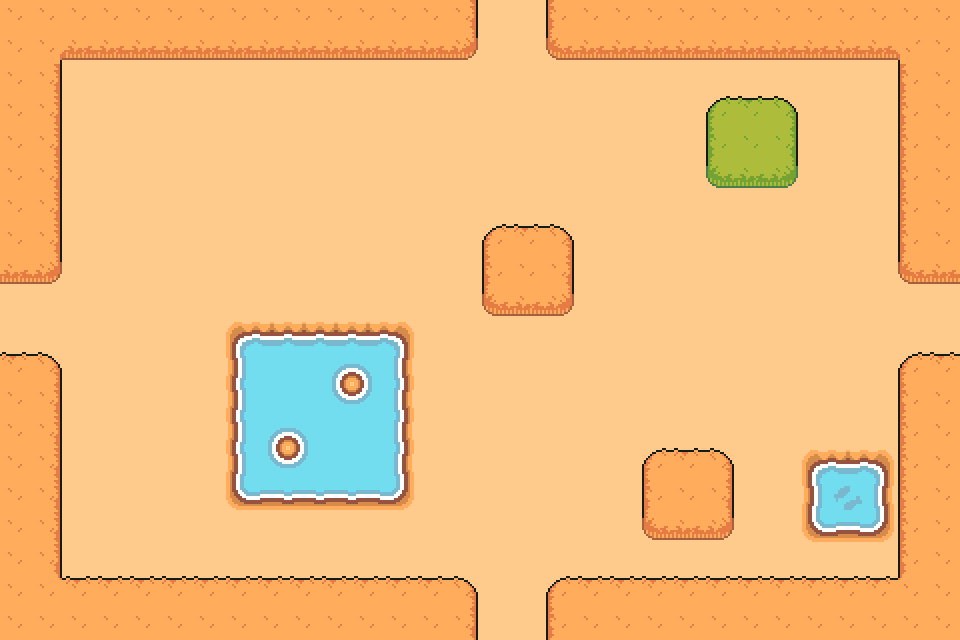

The image is a tile-based game level rendered from a .tmx file. Its description and complete source (layers, tilesets, objects, tile grids) follow:
An orthogonal 30x20 tile map with 32x32 px tiles, 3 tile layers (Floor, FloorObjects, Walls), 3 tilesets and 19 objects (11x wall, 4x warp, 2x water, spawn-point, item).

<map version="1.10" tiledversion="1.10.2" orientation="orthogonal" renderorder="right-down" width="30" height="20" tilewidth="32" tileheight="32" infinite="0" nextlayerid="5" nextobjectid="28">
 <editorsettings>
  <export format="json" />
 </editorsettings>
 <tileset firstgid="1" name="TilesetFloor" tilewidth="32" tileheight="32" tilecount="30" columns="5">
  <image source="assets/TilesetField.png" width="160" height="192" />
 </tileset>
 <tileset firstgid="31" name="TilesetFloor" tilewidth="32" tileheight="32" tilecount="572" columns="22">
  <image source="assets/TilesetFloor.png" width="704" height="834" />
 </tileset>
 <tileset firstgid="603" name="TilesetWater" tilewidth="32" tileheight="32" tilecount="476" columns="28">
  <image source="assets/TilesetWater.png" width="896" height="544" />
  <tile id="123">
   <animation>
    <frame tileid="123" duration="600" />
    <frame tileid="67" duration="600" />
   </animation>
  </tile>
 </tileset>
 <layer id="1" name="Floor" width="30" height="20">
  <data encoding="csv">
54,54,54,54,54,54,54,54,54,54,54,54,54,54,54,54,54,54,54,54,54,54,54,54,54,54,54,54,54,54,
54,54,54,54,54,54,54,54,54,54,54,54,54,54,54,54,54,54,54,54,54,54,54,54,54,54,54,54,54,54,
54,54,54,54,54,54,54,54,54,54,54,54,54,54,54,54,54,54,54,54,54,54,54,54,54,54,54,54,54,54,
54,54,54,54,54,54,54,54,54,54,54,54,54,54,54,54,54,54,54,54,54,54,54,54,54,54,54,54,54,54,
54,54,54,54,54,54,54,54,54,54,54,54,54,54,54,54,54,54,54,54,54,54,54,54,54,54,54,54,54,54,
54,54,54,54,54,54,54,54,54,54,54,54,54,54,54,54,54,54,54,54,54,54,54,54,54,54,54,54,54,54,
54,54,54,54,54,54,54,54,54,54,54,54,54,54,54,54,54,54,54,54,54,54,54,54,54,54,54,54,54,54,
54,54,54,54,54,54,54,54,54,54,54,54,54,54,54,54,54,54,54,54,54,54,54,54,54,54,54,54,54,54,
54,54,54,54,54,54,54,54,54,54,54,54,54,54,54,54,54,54,54,54,54,54,54,54,54,54,54,54,54,54,
54,54,54,54,54,54,54,54,54,54,54,54,54,54,54,54,54,54,54,54,54,54,54,54,54,54,54,54,54,54,
54,54,54,54,54,54,54,603,604,604,604,604,605,54,54,54,54,54,54,54,54,54,54,54,54,54,54,54,54,54,
54,54,54,54,54,54,54,631,632,632,636,637,633,177,54,54,54,54,54,54,54,54,54,54,54,54,54,54,54,54,
54,54,54,54,54,54,54,631,632,632,664,665,633,177,54,54,54,54,54,54,54,54,54,54,54,54,54,54,54,54,
54,54,54,54,54,54,54,631,636,637,632,632,633,177,54,54,54,54,54,54,54,54,54,54,54,54,54,54,54,54,
54,54,54,54,54,54,54,631,664,665,632,632,633,177,54,54,54,54,54,54,54,54,54,54,54,603,604,605,54,54,
54,54,54,54,54,54,54,659,660,660,660,660,661,54,54,54,54,54,54,54,54,54,54,54,54,631,726,633,54,54,
54,54,54,54,54,54,54,54,54,54,54,54,54,54,54,54,54,54,54,54,54,54,54,54,54,659,660,661,54,54,
54,54,54,54,54,54,54,54,54,54,54,54,54,54,54,54,54,54,54,54,54,54,54,54,54,54,54,54,54,54,
54,54,54,54,54,54,54,54,54,54,54,54,54,54,54,54,54,54,54,54,54,54,54,54,54,54,54,54,54,54,
54,54,54,54,54,54,54,54,54,54,54,54,54,54,54,54,54,54,54,54,54,54,54,54,54,54,54,54,54,54
</data>
 </layer>
 <layer id="4" name="FloorObjects" width="30" height="20">
  <data encoding="csv">
0,0,0,0,0,0,0,0,0,0,0,0,0,0,0,0,0,0,0,0,0,0,0,0,0,0,0,0,0,0,
0,0,0,0,0,0,0,0,0,0,0,0,0,0,0,0,0,0,0,0,0,0,0,0,0,0,0,0,0,0,
0,0,0,0,0,0,0,0,0,0,0,0,0,0,0,0,0,0,0,0,0,0,0,0,0,0,0,0,0,0,
0,0,0,0,0,0,0,0,0,0,0,0,0,0,0,0,0,0,0,0,0,0,0,0,0,0,0,0,0,0,
0,0,0,0,0,0,0,0,0,0,0,0,0,0,0,0,0,0,0,0,0,0,0,0,0,0,0,0,0,0,
0,0,0,0,0,0,0,0,0,0,0,0,0,0,0,0,0,0,0,0,0,0,0,0,0,0,0,0,0,0,
0,0,0,0,0,0,0,0,0,0,0,0,0,0,0,0,0,0,0,0,0,0,0,0,0,0,0,0,0,0,
0,0,0,0,0,0,0,0,0,0,0,0,0,0,0,0,0,0,0,0,0,0,0,0,0,0,0,0,0,0,
0,0,0,0,0,0,0,0,0,0,0,0,0,0,0,0,0,0,0,0,0,0,0,0,0,0,0,0,0,0,
0,0,0,0,0,0,0,0,0,0,0,0,0,0,0,0,0,0,0,0,0,0,0,0,0,0,0,0,0,0,
0,0,0,0,0,0,0,0,0,0,0,0,0,0,0,0,0,0,0,0,0,0,0,0,0,0,0,0,0,0,
0,0,0,0,0,0,0,0,0,0,0,0,0,0,0,0,0,0,0,0,0,0,0,0,0,0,0,0,0,0,
0,0,0,0,0,0,0,0,0,0,0,0,0,0,0,0,0,0,0,0,0,0,0,0,0,0,0,0,0,0,
0,0,0,0,0,0,0,0,0,0,0,0,0,0,0,0,0,0,0,0,0,0,0,0,0,0,0,0,0,0,
0,0,0,0,0,0,0,0,0,0,0,0,0,0,0,0,0,0,0,0,0,0,0,0,0,0,0,0,0,0,
0,0,0,0,0,0,0,0,0,0,0,0,0,0,0,0,0,0,0,0,0,0,0,0,0,0,0,0,0,0,
0,0,0,0,0,0,0,0,0,0,0,0,0,0,0,0,0,0,0,0,0,0,0,0,0,0,0,0,0,0,
0,0,0,0,0,0,0,0,0,0,0,0,0,0,0,0,0,0,0,0,0,0,0,0,0,0,0,0,0,0,
0,0,0,0,0,0,0,0,0,0,0,0,0,0,0,0,0,0,0,0,0,0,0,0,0,0,0,0,0,0,
0,0,0,0,0,0,0,0,0,0,0,0,0,0,0,0,0,0,0,0,0,0,0,0,0,0,0,0,0,0
</data>
 </layer>
 <layer id="2" name="Walls" width="30" height="20">
  <data encoding="csv">
7,7,7,7,7,7,7,7,7,7,7,7,7,7,8,0,0,6,7,7,7,7,7,7,7,7,7,7,7,7,
7,10,12,12,12,12,12,12,12,12,12,12,12,12,13,0,0,11,12,12,12,12,12,12,12,12,12,12,9,7,
7,8,0,0,0,0,0,0,0,0,0,0,0,0,0,0,0,0,0,0,0,0,0,0,0,0,0,0,6,7,
7,8,0,0,0,0,0,0,0,0,0,0,0,0,0,0,0,0,0,0,0,0,16,17,18,0,0,0,6,7,
7,8,0,0,0,0,0,0,0,0,0,0,0,0,0,0,0,0,0,0,0,0,21,22,23,0,0,0,6,7,
7,8,0,0,0,0,0,0,0,0,0,0,0,0,0,0,0,0,0,0,0,0,26,27,28,0,0,0,6,7,
7,8,0,0,0,0,0,0,0,0,0,0,0,0,0,0,0,0,0,0,0,0,0,0,0,0,0,0,6,7,
7,8,0,0,0,0,0,0,0,0,0,0,0,0,0,1,2,3,0,0,0,0,0,0,0,0,0,0,6,7,
12,13,0,0,0,0,0,0,0,0,0,0,0,0,0,6,7,8,0,0,0,0,0,0,0,0,0,0,11,12,
0,0,0,0,0,0,0,0,0,0,0,0,0,0,0,11,12,13,0,0,0,0,0,0,0,0,0,0,0,0,
0,0,0,0,0,0,0,0,0,0,0,0,0,54,0,0,0,0,0,0,0,0,0,0,0,0,0,0,0,0,
2,3,0,0,0,0,0,0,0,0,0,0,0,54,0,0,0,0,0,0,0,0,0,0,0,0,0,0,1,2,
7,8,0,0,0,0,0,0,0,0,0,0,0,54,0,0,0,0,0,0,0,0,0,0,0,0,0,0,6,7,
7,8,0,0,0,0,0,0,0,0,0,0,0,54,0,0,0,0,0,0,0,0,0,0,0,0,0,0,6,7,
7,8,0,0,0,0,0,0,0,0,0,0,0,54,0,0,0,0,0,0,1,2,3,0,0,0,0,0,6,7,
7,8,0,0,0,0,0,0,0,0,0,0,0,0,0,0,0,0,0,0,6,7,8,0,0,0,0,0,6,7,
7,8,0,0,0,0,0,0,0,0,0,0,0,0,0,0,0,0,0,0,11,12,13,0,0,0,0,0,6,7,
7,8,0,0,0,0,0,0,0,0,0,0,0,0,0,0,0,0,0,0,0,0,0,0,0,0,0,0,6,7,
7,5,2,2,2,2,2,2,2,2,2,2,2,2,3,0,0,1,2,2,2,2,2,2,2,2,2,2,4,7,
7,7,7,7,7,7,7,7,7,7,7,7,7,7,8,0,0,6,7,7,7,7,7,7,7,7,7,7,7,7
</data>
 </layer>
 <objectgroup id="3" name="Objects">
  <object id="1" type="spawn-point" x="505.252" y="392.696">
   <point />
  </object>
  <object id="2" type="water" x="247.624" y="346.423" width="143.822" height="138.554" />
  <object id="3" type="wall" x="486.493" y="230.115" width="78.7894" height="78.7894" />
  <object id="9" type="wall" x="712.605" y="103.605" width="78.7894" height="78.7894" />
  <object id="10" type="wall" x="647.605" y="456.605" width="78.7894" height="78.7894" />
  <object id="11" type="water" x="822" y="470" width="52" height="54" />
  <object id="14" type="wall" x="2" y="-4" width="56" height="280" />
  <object id="15" type="wall" x="58" y="1" width="417" height="55" />
  <object id="16" type="wall" x="547" y="2" width="415" height="54" />
  <object id="17" type="wall" x="901" y="57" width="58" height="222" />
  <object id="18" type="wall" x="902" y="358" width="57" height="286" />
  <object id="19" type="wall" x="549" y="582" width="353" height="61" />
  <object id="21" type="wall" x="0" y="580" width="477" height="63" />
  <object id="22" type="wall" x="0" y="356" width="57" height="224" />
  <object id="23" type="warp" x="-1" y="284" width="27" height="69">
   <properties>
    <property name="to_map" value="Level2" />
    <property name="to_x" type="int" value="915" />
    <property name="to_y" type="int" value="320" />
   </properties>
  </object>
  <object id="24" type="warp" x="938" y="293" width="20" height="57">
   <properties>
    <property name="to_map" value="Level2" />
    <property name="to_x" type="int" value="41" />
    <property name="to_y" type="int" value="318" />
   </properties>
  </object>
  <object id="25" type="warp" x="482" y="1" width="59" height="20">
   <properties>
    <property name="to_map" value="Level1" />
    <property name="to_x" type="int" value="515" />
    <property name="to_y" type="int" value="589" />
   </properties>
  </object>
  <object id="26" type="warp" x="481" y="624" width="62" height="20">
   <properties>
    <property name="to_map" value="Level1" />
    <property name="to_x" type="int" value="512" />
    <property name="to_y" type="int" value="38" />
   </properties>
  </object>
  <object id="27" name="scroll-fire" type="item" x="91" y="547">
   <point />
  </object>
 </objectgroup>
</map>